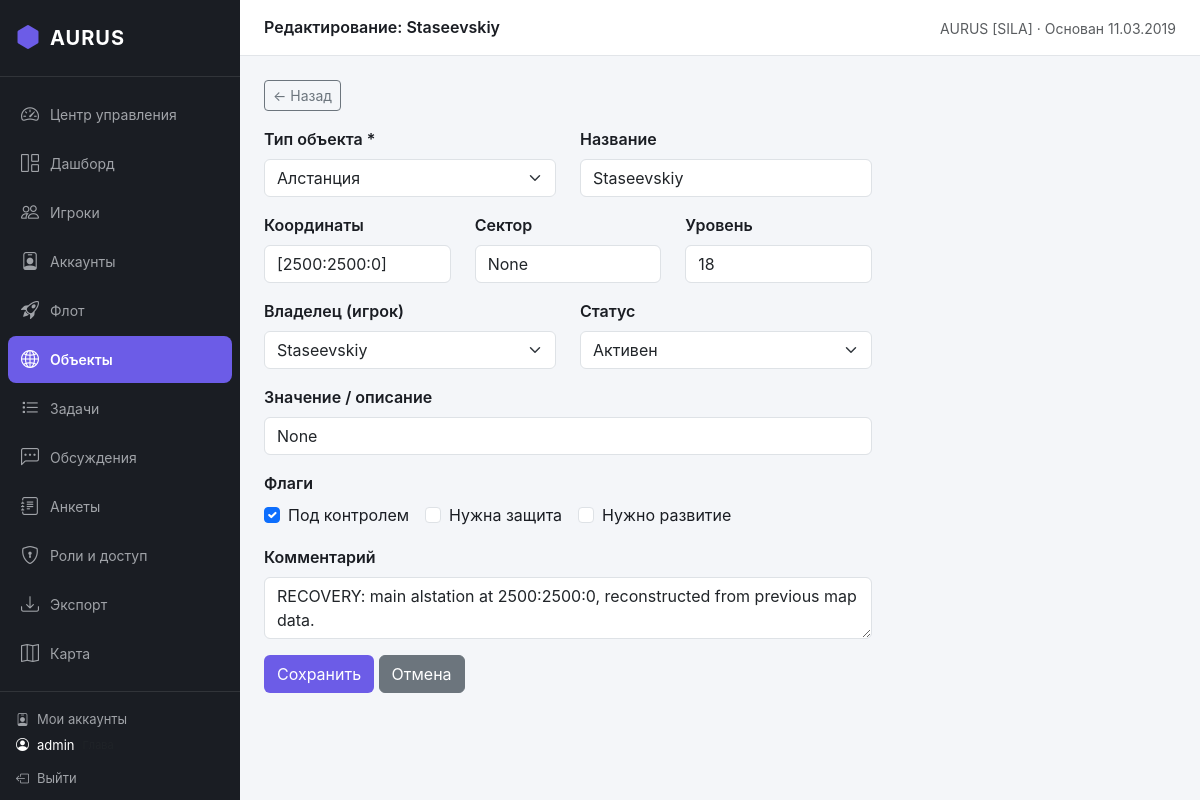
/objects/1/edit (signed in), run on the app's committed database.
### tables this page shows
CREATE TABLE game_objects (
        id INTEGER PRIMARY KEY AUTOINCREMENT,
        player_id INTEGER,
        object_type TEXT NOT NULL,
        name TEXT,
        coordinates TEXT,
        sector TEXT,
        level INTEGER DEFAULT 1,
        value TEXT,
        status TEXT DEFAULT 'Активен',
        controlled INTEGER DEFAULT 0,
        needs_protection INTEGER DEFAULT 0,
        needs_development INTEGER DEFAULT 0,
        comment TEXT,
        created_at TIMESTAMP DEFAULT CURRENT_TIMESTAMP,
        FOREIGN KEY (player_id) REFERENCES players(id) ON DELETE SET NULL
    );

CREATE TABLE players (
        id INTEGER PRIMARY KEY AUTOINCREMENT,
        nick TEXT NOT NULL UNIQUE,
        name TEXT,
        how_to_address TEXT,
        country TEXT,
        city TEXT,
        timezone TEXT,
        status TEXT DEFAULT 'Новичок',
        role TEXT,
        access_level INTEGER DEFAULT 1,
        rank_in_game TEXT,
        points INTEGER DEFAULT 0,
        rating1 TEXT,
        rating2 TEXT,
        rating3 TEXT,
        planets TEXT,
        coordinates TEXT,
        registration_date TEXT,
        last_online TEXT,
        activity TEXT DEFAULT 'Неизвестно',
        player_status TEXT DEFAULT 'Новичок',
        willing_to_help INTEGER DEFAULT 0,
        needs_help INTEGER DEFAULT 0,
        trust_level TEXT DEFAULT 'Обычный',
        comment TEXT,
        direction TEXT,
        current_activity TEXT,
        desired_activity TEXT,
        can_help_with TEXT,
        needs_help_with TEXT,
        created_at TIMESTAMP DEFAULT CURRENT_TIMESTAMP,
        updated_at TIMESTAMP DEFAULT CURRENT_TIMESTAMP
    );

### routes/objects.py (the view, shortened to what this page needs)
@game_objects.route('/objects/<int:obj_id>/edit', methods=['GET', 'POST'])
def edit(obj_id):
    if 'user_id' not in session:
        return redirect(url_for('auth.login'))
    db = get_db()
    obj = db.execute('SELECT * FROM game_objects WHERE id = ?', (obj_id,)).fetchone()
    if not obj:
        flash('Объект не найден', 'danger')
        db.close()
        return redirect(url_for('game_objects.list'))
    players = db.execute('SELECT id, nick FROM players ORDER BY nick').fetchall()
    db.close()
    return render_template('objects/form.html', obj=obj, players=players)

### utils/db.py (called while the page is built)
def get_db():
    conn = sqlite3.connect(DB_PATH)
    conn.row_factory = sqlite3.Row
    conn.execute("PRAGMA foreign_keys = ON")
    return conn

### templates/objects/form.html (shortened to what this page needs)
{% extends "base.html" %}
{% block page_title %}{% if obj %}Редактирование: {{ obj['name'] }}{% else %}Добавить объект{% endif %}{% endblock %}
{% block content %}
<div class="mb-3">
    <a href="{{ url_for('game_objects.list') }}" class="btn btn-sm btn-outline-secondary">← Назад</a>
</div>
<form method="POST" class="col-md-8">
    <div class="row">
        <div class="col-md-6 mb-3">
            <label class="form-label fw-semibold">Тип объекта *</label>
            <select name="object_type" class="form-select" required>
                {% for t in ['ОПС', 'Луна', 'Врата', 'Астероид', 'Станция', 'Спутник', 'Дуня', 'Алстанция', 'Другое'] %}
                <option value="{{ t }}" {% if obj and obj['object_type'] == t %}selected{% endif %}>{{ t }}</option>
                {% endfor %}
            </select>
        </div>
        <div class="col-md-6 mb-3">
            <label class="form-label fw-semibold">Название</label>
            <input type="text" name="name" class="form-control" value="{{ obj['name'] if obj else '' }}">
        </div>
        <div class="col-md-4 mb-3">
            <label class="form-label fw-semibold">Координаты</label>
            <input type="text" name="coordinates" class="form-control" value="{{ obj['coordinates'] if obj else '' }}" placeholder="[x:y:z]">
        </div>
        <div class="col-md-4 mb-3">
            <label class="form-label fw-semibold">Сектор</label>
            <input type="text" name="sector" class="form-control" value="{{ obj['sector'] if obj else '' }}">
        </div>
        <div class="col-md-4 mb-3">
            <label class="form-label fw-semibold">Уровень</label>
            <input type="number" name="level" class="form-control" value="{{ obj['level'] if obj else 1 }}" min="1">
        </div>
        <div class="col-md-6 mb-3">
            <label class="form-label fw-semibold">Владелец (игрок)</label>
            <select name="player_id" class="form-select">
                {% for p in players %}
                <option value="{{ p['id'] }}" {% if obj and obj['player_id'] == p['id'] %}selected{% endif %}>{{ p['nick'] }}</option>
                {% endfor %}
            </select>
        </div>
        <div class="col-md-6 mb-3">
            <label class="form-label fw-semibold">Статус</label>
            <select name="status" class="form-select">
                {% for s in ['Активен', 'Ремонт', 'Разрушен', 'Заморожен'] %}
                <option value="{{ s }}" {% if obj and obj['status'] == s %}selected{% endif %}>{{ s }}</option>
                {% endfor %}
            </select>
        </div>
    </div>
    <div class="mb-3">
        <label class="form-label fw-semibold">Значение / описание</label>
        <input type="text" name="value" class="form-control" value="{{ obj['value'] if obj else '' }}">
    </div>
    <div class="mb-3">
        <label class="form-label fw-semibold">Флаги</label>
        <div class="d-flex gap-3">
            <div class="form-check">
                <input type="checkbox" name="controlled" class="form-check-input" {% if obj and obj['controlled'] %}checked{% endif %}>
                <label class="form-check-label">Под контролем</label>
            </div>
            <div class="form-check">
                <input type="checkbox" name="needs_protection" class="form-check-input" {% if obj and obj['needs_protection'] %}checked{% endif %}>
                <label class="form-check-label">Нужна защита</label>
            </div>
            <div class="form-check">
                <input type="checkbox" name="needs_development" class="form-check-input" {% if obj and obj['needs_development'] %}checked{% endif %}>
                <label class="form-check-label">Нужно развитие</label>
            </div>
        </div>
    </div>
    <div class="mb-3">
        <label class="form-label fw-semibold">Комментарий</label>
        <textarea name="comment" class="form-control" rows="2">{{ obj['comment'] if obj else '' }}</textarea>
    </div>
    <button type="submit" class="btn" style="background:var(--accent);color:#fff;">{% if obj %}Сохранить{% else %}Добавить{% endif %}</button>
    <a href="{{ url_for('game_objects.list') }}" class="btn btn-secondary">Отмена</a>
</form>
{% endblock %}

### static/css/style.css (style rules this page uses)
:root { --sidebar-width: 240px; --sidebar-bg: #1a1d23; --sidebar-text: #a0a3a8; --sidebar-active: #6c5ce7; --sidebar-hover: rgba(108, 92, 231, 0.1); --topbar-height: 56px; --bg-main: #f4f6f9; --bg-card: #ffffff; --border-color: #e2e5e9; --text-primary: #1a1d23; --text-secondary: #6c757d; --accent: #6c5ce7; --accent-light: rgba(108, 92, 231, 0.1); --success: #28a745; --warning: #ffc107; --danger: #dc3545; --info: #17a2b8; }
* { box-sizing: border-box; }
body { margin: 0; padding: 0; font-family: -apple-system, BlinkMacSystemFont, 'Segoe UI', Roboto, sans-serif; background: var(--bg-main); color: var(--text-primary); }

### data on the page
game_objects: name "Staseevskiy", object_type "Алстанция", coordinates "[2500:2500:0]", level "18", player_id "Staseevskiy", status "Активен", controlled "☑", comment "RECOVERY: main alstation at 2500:2500:0, reconstructed from previous map data."

### other printed values
{{ session.get('username', 'Гость') }} "admin"
